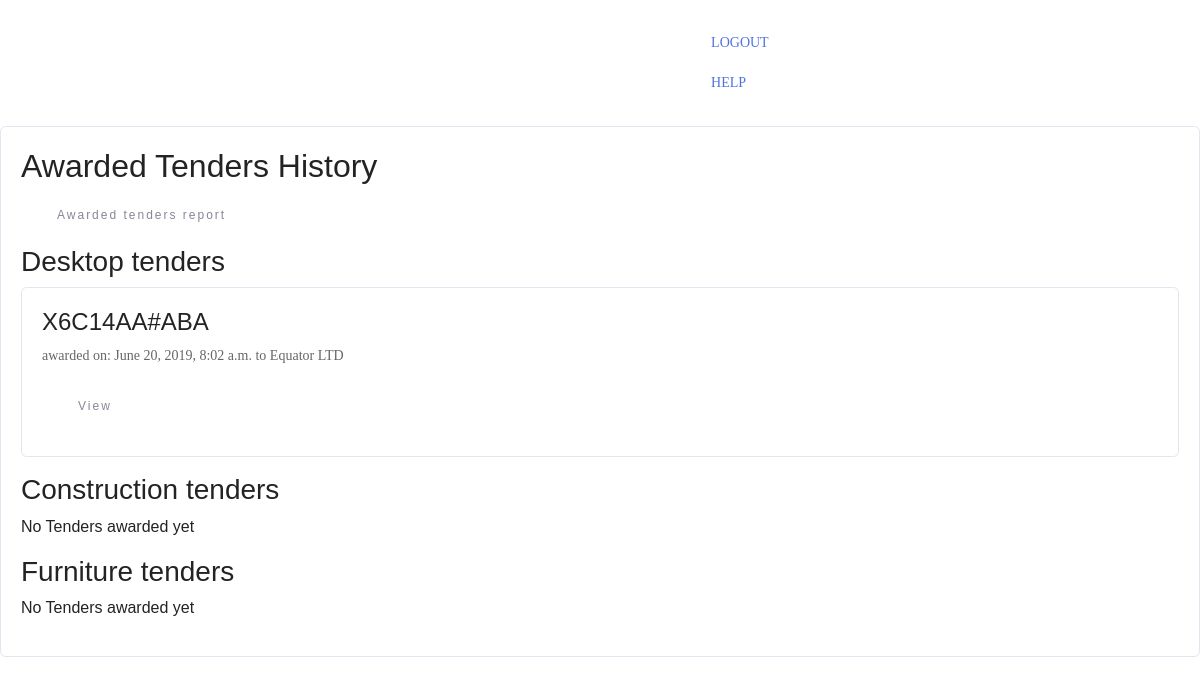
Page /create/tender_history/ (signed in) on the committed database.
### approve_bids/models.py (models this page shows)
class AcceptBid(models.Model):
    date = models.DateTimeField(auto_now_add=True)
    bid_ID = models.OneToOneField(DesktopBid, on_delete=models.CASCADE)

### create_bids/models.py (models this page shows, shortened)
class DesktopBid(models.Model):
    Tender_ID = models.ForeignKey(Desktop_Tender, on_delete=models.CASCADE)
    user = models.ForeignKey("auth.User", on_delete=models.CASCADE)
    Quote_amount = models.PositiveIntegerField()
    Product = models.CharField(max_length=120)
    Processor = models.CharField(max_length=120)
    Operating_system = models.CharField(max_length=80)
    Memory = models.CharField(max_length=100)
    Storage = models.CharField(max_length=100)
    Graphics = models.CharField(max_length=100)
    date_created = models.DateTimeField(auto_now=True)
    Bid_documents_url = models.FileField(upload_to='bid/documents/', null=True, blank=True)
    bid_award = models.CharField(max_length=10, default='null')
    class Meta:
        ordering = ['-date_created']

### create_tender/models.py (models this page shows, shortened)
class Desktop_Tender(models.Model):
    user = models.ForeignKey("auth.User", on_delete=models.CASCADE)
    Product = models.CharField(max_length=120)
    Processor = models.CharField(max_length=120)
    Operating_system = models.CharField(max_length=80)
    Memory = models.CharField(max_length=100)
    Storage = models.CharField(max_length=100)
    Graphics = models.CharField(max_length=100)
    tender_award = models.CharField(max_length=10, default="No")
    date_created = models.DateField(auto_now=True)
    Quantity = models.PositiveIntegerField()
    is_active = models.CharField(max_length=10, default='Yes')
    class Meta:
        ordering = ['-date_created']

### core/models.py (models this page shows, shortened)
class Profile(models.Model):
    user = models.OneToOneField(User, on_delete=models.CASCADE)
    account_type = models.CharField(max_length=500, blank=False)
    company_name = models.CharField(max_length=30, blank=False)
    creationDate = models.DateField(auto_now=True)

### create_tender/views.py (the view)
@login_required
def my_tenders(request):
    awarded_tender = AcceptBid.objects.filter(bid_ID__Tender_ID__user=request.user)
    awarded_furn_tender = AcceptFurnBid.objects.filter(bid_ID__Tender_ID__user=request.user)
    awarded_const_tender = AcceptConstBid.objects.filter(bid_ID__Tender_ID__user=request.user)
    my_tender = Desktop_Tender.objects.filter(user=request.user, tender_award__exact="No")
    my_const_tender = ConstructionTender.objects.filter(user=request.user, tender_award__exact="No")
    my_furn_tender = FurnitureTender.objects.filter(user=request.user, tender_award__exact="No")
    context = {
        "acc_bids": awarded_tender,
        'acc_furn': awarded_furn_tender,
        'acc_const': awarded_const_tender,
        'my_tender': my_tender,
        'my_furn': my_const_tender,
        'my_const': my_furn_tender
    }
    return render(request, 'create_tender/tenderHistory.html', context)

### templates/create_tender/tenderHistory.html (shortened to what this page needs)
<html lang="en">
<head>
    {% load static %}
    <link href="{% static "create_tender/css/bootstrap.min.css" %}" rel="stylesheet">
    <link href="{% static "create_tender/css/main.css" %}" rel="stylesheet">
    <link href="{% static 'create_tender/vendor/mdi-font/css/material-design-iconic-font.min.css' %}" rel="stylesheet"
          media="all">
    <link rel="stylesheet" href="{% static 'home/assets/bootstrap/css/bootstrap.min.css' %}">
    <link rel="stylesheet" href="{% static 'home/assets/socicon/css/socicon.min.css' %}">
    <link rel="stylesheet" href="{% static 'home/assets/theme/css/style.css' %}">
    <link rel="stylesheet" href="{% static 'home/assets/animate.css/animate.min.css' %}">
</head>
<body>
<nav class="navbar navbar-dropdown bg-color transparent navbar-fixed-top">
    <div class="container">
        <div class="mbr-table">
            <div class="mbr-table-cell">
                <div class="navbar-brand">
                    <a class="mbr-iconfont mbr-iconfont-menu navbar-caption"
                       href="{% url 'buyerHome' %}">HOME</a>
                </div>
            </div>
            <div class="mbr-table-cell" style="padding: 15px">
                <div class="pull-xs-right nav navbar-nav navbar-toggleable-sm"
                     id="exCollapsingNavbar">
                    <a class="nav-link link" href="{% url 'logout' %}">LOGOUT</a>
                </div>
                <div class="pull-xs-right nav navbar-nav navbar-toggleable-sm" style="padding-right: 15px"
                     id="exCollapsingNavbar">
                    <a class="nav-link link" data-toggle="dropdown-submenu" target="_blank"
                       href="{% url 'help' %}">HELP</a>
                </div>
            </div>
        </div>
    </div>
</nav>
<div class="page-wrapper bg-blue p-t-100 p-b-100 font-robo">
    <div class="wrapper wrapper--w680">
        <div class="card card-1">
            <div class="card-body">
                <h2 class="title">Awarded Tenders History</h2>
                <a href="{% url 'awRep' %}" target="_blank" style="alignment: right"
                   class="btn btn--radius btn--def">Awarded tenders report</a>
                <h3>Desktop tenders</h3>
                <ul>
                    {% for tend in acc_bids %}
                        <div class="card card-1 card-body">
                            <h4>{{ tend.bid_ID.Tender_ID.Product }}</h4>
                            <div class="p-t-10">
                                <p>awarded on: {{ tend.date }}
                                    to {{ tend.bid_ID.user.profile.company_name }}</p>
                                <a class="btn btn--radius btn--green"
                                   href="{% url 'awDeskView' tend.bid_ID.id %}">View</a>
                            </div>
                        </div>
                    {% empty %}
                        <li>No Tenders awarded yet</li>
                    {% endfor %}
                </ul>
                <h3>Construction tenders</h3>
                <ul>
                    {% for tend in acc_const %}
                        <div class="card card-1 card-body">
                            <h4>{{ tend.bid_ID.Tender_ID.Mod }}</h4>
                            <div class="p-t-10">
                                <p>awarded on: {{ tend.date }}
                                    to {{ tend.bid_ID.user.profile.company_name }}</p>
                                <a class="btn btn--radius btn--green"
                                   href="{% url 'awConstView' tend.bid_ID.id %}">View</a>
                            </div>
                        </div>
                    {% empty %}
                        <li>No Tenders awarded yet</li>
                    {% endfor %}
                </ul>
                <h3>Furniture tenders</h3>
                <ul>
                    {% for tend in acc_furn %}
                        <div class="card card-1 card-body">
                            <h4>{{ tend.bid_ID.Tender_ID.Product }}</h4>
                            <div class="p-t-10">
                                <p>awarded on: {{ tend.date }}
                                    to {{ tend.bid_ID.user.profile.company_name }}</p>
                                <a class="btn btn--radius btn--green"
                                   href="{% url 'awFurnView' tend.bid_ID.id %}">View</a>
                            </div>
                        </div>
                    {% empty %}
                        <li>No Tenders awarded yet</li>
                    {% endfor %}
                </ul>
            </div>
        </div>
    </div>
</div>
</body>
</html>

### static/login/css/main.css (style rules this page uses)
* { margin: 0px; padding: 0px; box-sizing: border-box; }
body, html { height: 100%; font-family: Poppins-Regular, sans-serif; }
a { font-family: Poppins-Regular; font-size: 14px; line-height: 1.7; color: #666666; margin: 0px; transition: all 0.4s; -webkit-transition: all 0.4s; -o-transition: all 0.4s; -moz-transition: all 0.4s; }
h1,h2,h3,h4,h5,h6 { margin: 0px; }
p { font-family: Poppins-Regular; font-size: 14px; line-height: 1.7; color: #666666; margin: 0px; }
ul, li { margin: 0px; list-style-type: none; }

### static/home/assets/theme/css/style.css (style rules this page uses)
.container { position: relative; }
.btn { margin-bottom: 0.5rem; }
.btn { font-family: 'Montserrat', sans-serif; font-weight: 500; letter-spacing: 2px; padding: 0.75rem 2.1875rem; font-size: 0.75rem; line-height: 1.5; border-radius: 3px; -webkit-transition: all .3s ease-in-out; -moz-transition: all .3s ease-in-out; transition: all .3s ease-in-out; }
body { font-family: 'Raleway', sans-serif; color: #232323; }
h1, h2, h3, h4, h5, h6, .h1, .h2, .h3, .h4, .h5, .h6, .display-1, .display-2, .display-3, .display-4 { font-family: 'Montserrat', sans-serif; word-break: break-word; word-wrap: break-word; }
.mbr-table { display: table; width: 100%; }
.mbr-table-cell { display: table-cell; float: none; padding-bottom: 0; padding-top: 0; position: relative; vertical-align: middle; }
.mbr-iconfont.mbr-iconfont-menu, .mbr-iconfont.mbr-iconfont-ext__menu { font-size: 37px; text-decoration: none; color: #fff; }

### rows in the picture
AcceptBid: bid_ID.Tender_ID.Product "X6C14AA#ABA", date "June 20, 2019, 8:02 a.m.", bid_ID.user.profile.company_name "Equator LTD"
